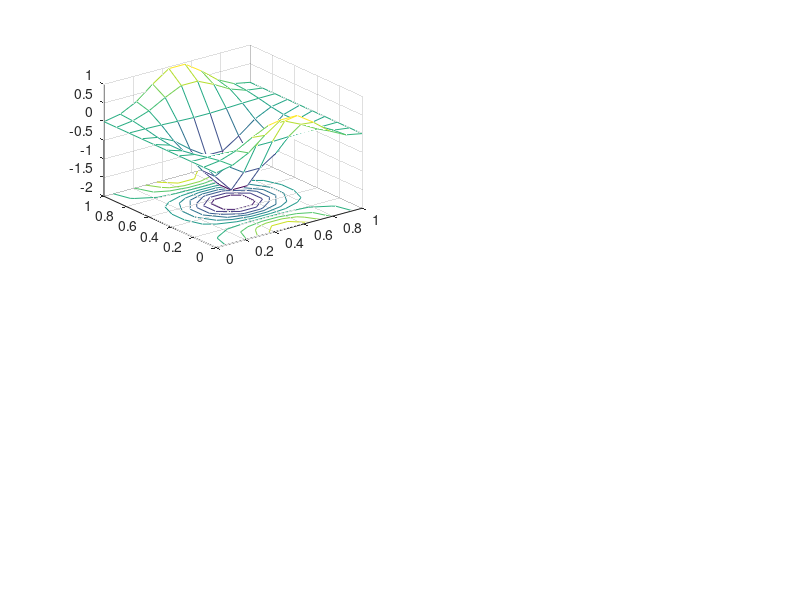

Reproduce this figure in MATLAB. (Note: this script raises an error after producing the figure.)
clear all; close all; clc
format compact %remove blank lines from output

% Lu = f on \Omega = (0,1)x(0,1), where L is the Laplacian
% u = g on bdry
% g also happens to be the analytic soln.
f = @(x) (-5.*pi.^2.*sin(pi.*x(:,1)).*cos(2.*pi.*x(:,2)));
g = @(x) (sin(pi.*x(:,1)).*cos(2.*pi.*x(:,2)));

Ns = [3 4 5];
num_Ns=numel(Ns);

for i=1:num_Ns
    N=Ns(i);

    epsilon = 15;
    K   = @(x,center) ( exp(-epsilon.*(norm(x-center).^2)) );
    D1K = @(x,center,ind) ( -2.*epsilon.*(x(ind)-center(ind)).*K(x(ind),center(ind)) );
    D2K = @(x,center,ind) ( 2.*epsilon.*(2.*epsilon.*((x(ind)-center(ind)).^2)-1).* ...
                        K(x(ind),center(ind)) );

    [ex, ey] = meshgrid(linspace(0,1,10));
    pts = [ex(:) ey(:)];
    mesh = zeros(N,N,2);
    [mesh(:,:,1), mesh(:,:,2)] = meshgrid(linspace(0,1,N));
    interior_pts  = reshape(mesh(2:end-1,2:end-1,:),(N-2).^2,2,1);
    dirichlet_pts = [ reshape(mesh(:,1,:),N,2,1);
                      reshape(mesh(N,2:end-1,:),N-2,2,1);
                      reshape(mesh(1,2:end-1,:),N-2,2,1);
                      reshape(mesh(:,N,:),N,2,1); ];
    dirichlet_pts_ind = [1:N N.*(2:N-1) N.*(1:N-2)+1 (N.*(N-1)+1):N.^2];
    interior_pts_ind = reshape(1:N.^2,N,N);
    interior_pts_ind = interior_pts_ind(2:end-1,2:end-1);
    colloc_pts = reshape(mesh,N.^2,2,1);

    KM  = zeros(N.^2,N.^2);
    LKM = zeros(N.^2,N.^2);
    EKM = zeros(size(pts,1),N.^2);

    % there's probably a better way to do this
    for j=1:N.^2
        for k=1:N.^2
            KM(j,k)  = K(colloc_pts(j,:), colloc_pts(k,:));
            LKM(j,k) = D2K(colloc_pts(j,:), colloc_pts(k,:),1) + D2K(colloc_pts(j,:), colloc_pts(k,:),2);
        end
    end
    for j=1:size(pts,1)
        for k=1:N.^2
            EKM(j,k) = K(pts(j,:), colloc_pts(k,:));
        end
    end

    rhs = [f(colloc_pts(interior_pts_ind,:));
           g(colloc_pts(dirichlet_pts_ind,:))];
    % usual basis
    colloc_mat = [LKM(interior_pts_ind,:);
                  KM(dirichlet_pts_ind,:)];
    coef = colloc_mat\rhs;
    
    subplot(2,2,i);
    meshc(ex,ey,reshape(EKM*coef,10,10));

    trans_err_cond(1,i) = norm((EKM*coef)-g(pts),Inf);
    trans_err_cond(2,i) = cond(colloc_mat);

    % Creating a Newton basis for span{ K(\cdot, x_1), ... }
    [B, VM] = calculate_beta_v(KM);
    LVM = B\LKM; % maybe bad if D2KM is ill-cond.
    colloc_mat = [LVM(:,interior_pts_ind)'
                  VM(:,dirichlet_pts_ind)'];
    coef = colloc_mat\rhs;

    newt_err_cond(1,i) = norm(([(B\EKM')']*coef)-g(pts),Inf);
    newt_err_cond(2,i) = cond(colloc_mat);

    % Creating a Newton basis for span{ LK(\cdot, x_1), ... }        
    [B, LVM] = calculate_beta_v(LKM);
    VM = B\KM;
    colloc_mat = [LVM(:,interior_pts_ind)';
                  VM(:,dirichlet_pts_ind)'];
    coef = colloc_mat\rhs;

    newt2_err_cond(1,i) = norm(([(B\EKM')']*coef)-g(pts),Inf);
    newt2_err_cond(2,i) = cond(colloc_mat);
    
    % Creating a Newton basis using the 2011 strat
    VM = calculate_newton_basis(KM)';
    B = VM';
    LVM = B\LKM; % maybe bad if D2KM is ill-cond.
    colloc_mat = [LVM(:,interior_pts_ind)'
                  VM(:,dirichlet_pts_ind)'];
    coef = colloc_mat\rhs;

    newt3_err_cond(1,i) = norm(([(B\EKM')']*coef)-g(pts),Inf);
    newt3_err_cond(2,i) = cond(colloc_mat);
end

subplot(2,2,4);
meshc(ex,ey,reshape(g(pts),10,10));

figure
subplot(1,2,1);  
loglog(Ns, trans_err_cond(1,:), 'b*-');
hold on;  
loglog(Ns, newt_err_cond(1,:), 'go-');
loglog(Ns, newt2_err_cond(1,:), 'r+-');
loglog(Ns, newt3_err_cond(1,:), 'yd-');

title('Maximum error on 100 evenly spaced pts, when \epsilon_n=n^2/16');
legend('Usual basis',  ...
       'Newton basis', ...
       'differentiated kernel Newton basis', ...
       'Newton basis (2011)');
ylabel('Error');
xlabel('# of collocation points');


subplot(1,2,2);
semilogy(Ns, trans_err_cond(2,:), 'b*-');
hold on;
semilogy(Ns, newt_err_cond(2,:), 'go-');
semilogy(Ns, newt2_err_cond(2,:), 'r+-');
semilogy(Ns, newt3_err_cond(2,:), 'yd-');
title('condition number of collocation matrices for N points');
ylabel('condition number');
xlabel('N');
